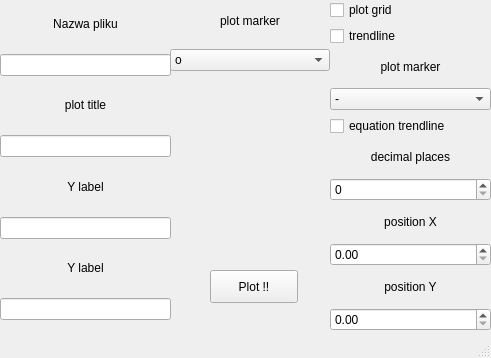
<?xml version="1.0" encoding="UTF-8"?>
<ui version="4.0">
 <class>MainWindow</class>
 <widget class="QMainWindow" name="MainWindow">
  <property name="geometry">
   <rect>
    <x>0</x>
    <y>0</y>
    <width>491</width>
    <height>358</height>
   </rect>
  </property>
  <property name="windowTitle">
   <string>MainWindow</string>
  </property>
  <widget class="QWidget" name="centralwidget">
   <widget class="QWidget" name="gridLayoutWidget">
    <property name="geometry">
     <rect>
      <x>0</x>
      <y>0</y>
      <width>171</width>
      <height>320</height>
     </rect>
    </property>
    <layout class="QGridLayout" name="gridLayout">
     <item row="8" column="0">
      <widget class="QLineEdit" name="lineEdit_2"/>
     </item>
     <item row="7" column="0">
      <widget class="QLabel" name="label_2">
       <property name="text">
        <string>&lt;html&gt;&lt;head/&gt;&lt;body&gt;&lt;p align=&quot;center&quot;&gt;Y label&lt;/p&gt;&lt;/body&gt;&lt;/html&gt;</string>
       </property>
      </widget>
     </item>
     <item row="4" column="0">
      <widget class="QLabel" name="label_7">
       <property name="text">
        <string>&lt;html&gt;&lt;head/&gt;&lt;body&gt;&lt;p align=&quot;center&quot;&gt;plot title&lt;/p&gt;&lt;/body&gt;&lt;/html&gt;</string>
       </property>
      </widget>
     </item>
     <item row="11" column="0">
      <widget class="QLineEdit" name="lineEdit_3"/>
     </item>
     <item row="5" column="0">
      <widget class="QLineEdit" name="lineEdit_4"/>
     </item>
     <item row="3" column="0">
      <widget class="QLineEdit" name="lineEdit"/>
     </item>
     <item row="10" column="0">
      <widget class="QLabel" name="label_3">
       <property name="text">
        <string>&lt;html&gt;&lt;head/&gt;&lt;body&gt;&lt;p align=&quot;center&quot;&gt;Y label&lt;/p&gt;&lt;/body&gt;&lt;/html&gt;</string>
       </property>
      </widget>
     </item>
     <item row="2" column="0">
      <widget class="QLabel" name="label">
       <property name="text">
        <string>&lt;html&gt;&lt;head/&gt;&lt;body&gt;&lt;p align=&quot;center&quot;&gt;Nazwa pliku&lt;/p&gt;&lt;/body&gt;&lt;/html&gt;</string>
       </property>
      </widget>
     </item>
    </layout>
   </widget>
   <widget class="QWidget" name="verticalLayoutWidget">
    <property name="geometry">
     <rect>
      <x>330</x>
      <y>0</y>
      <width>161</width>
      <height>331</height>
     </rect>
    </property>
    <layout class="QVBoxLayout" name="verticalLayout">
     <item>
      <widget class="QCheckBox" name="checkBox_2">
       <property name="text">
        <string>plot grid</string>
       </property>
      </widget>
     </item>
     <item>
      <widget class="QCheckBox" name="checkBox">
       <property name="text">
        <string>trendline</string>
       </property>
      </widget>
     </item>
     <item>
      <widget class="QLabel" name="label_9">
       <property name="text">
        <string>&lt;html&gt;&lt;head/&gt;&lt;body&gt;&lt;p align=&quot;center&quot;&gt;plot marker&lt;/p&gt;&lt;/body&gt;&lt;/html&gt;</string>
       </property>
      </widget>
     </item>
     <item>
      <widget class="QComboBox" name="comboBox_2">
       <item>
        <property name="text">
         <string>-</string>
        </property>
       </item>
       <item>
        <property name="text">
         <string>--</string>
        </property>
       </item>
       <item>
        <property name="text">
         <string>-.</string>
        </property>
       </item>
       <item>
        <property name="text">
         <string>:</string>
        </property>
       </item>
      </widget>
     </item>
     <item>
      <widget class="QCheckBox" name="checkBox_3">
       <property name="text">
        <string>equation trendline</string>
       </property>
      </widget>
     </item>
     <item>
      <widget class="QLabel" name="label_6">
       <property name="text">
        <string>&lt;html&gt;&lt;head/&gt;&lt;body&gt;&lt;p align=&quot;center&quot;&gt;decimal places&lt;/p&gt;&lt;/body&gt;&lt;/html&gt;</string>
       </property>
      </widget>
     </item>
     <item>
      <widget class="QSpinBox" name="spinBox"/>
     </item>
     <item>
      <widget class="QLabel" name="label_4">
       <property name="text">
        <string>&lt;html&gt;&lt;head/&gt;&lt;body&gt;&lt;p align=&quot;center&quot;&gt;position X&lt;/p&gt;&lt;/body&gt;&lt;/html&gt;</string>
       </property>
      </widget>
     </item>
     <item>
      <widget class="QDoubleSpinBox" name="doubleSpinBox_2"/>
     </item>
     <item>
      <widget class="QLabel" name="label_5">
       <property name="text">
        <string>&lt;html&gt;&lt;head/&gt;&lt;body&gt;&lt;p align=&quot;center&quot;&gt;position Y&lt;/p&gt;&lt;/body&gt;&lt;/html&gt;</string>
       </property>
      </widget>
     </item>
     <item>
      <widget class="QDoubleSpinBox" name="doubleSpinBox"/>
     </item>
    </layout>
   </widget>
   <widget class="QPushButton" name="pushButton">
    <property name="geometry">
     <rect>
      <x>210</x>
      <y>270</y>
      <width>88</width>
      <height>33</height>
     </rect>
    </property>
    <property name="text">
     <string>Plot !!</string>
    </property>
   </widget>
   <widget class="QWidget" name="verticalLayoutWidget_2">
    <property name="geometry">
     <rect>
      <x>170</x>
      <y>0</y>
      <width>160</width>
      <height>71</height>
     </rect>
    </property>
    <layout class="QVBoxLayout" name="verticalLayout_2">
     <item>
      <widget class="QLabel" name="label_8">
       <property name="text">
        <string>&lt;html&gt;&lt;head/&gt;&lt;body&gt;&lt;p align=&quot;center&quot;&gt;plot marker&lt;/p&gt;&lt;/body&gt;&lt;/html&gt;</string>
       </property>
      </widget>
     </item>
     <item>
      <widget class="QComboBox" name="comboBox">
       <item>
        <property name="text">
         <string extracomment="circle marker ">o</string>
        </property>
       </item>
       <item>
        <property name="text">
         <string>.</string>
        </property>
       </item>
       <item>
        <property name="text">
         <string>+</string>
        </property>
       </item>
       <item>
        <property name="text">
         <string>&gt;</string>
        </property>
       </item>
       <item>
        <property name="text">
         <string>&lt;</string>
        </property>
       </item>
       <item>
        <property name="text">
         <string>h</string>
        </property>
       </item>
       <item>
        <property name="text">
         <string>d</string>
        </property>
       </item>
       <item>
        <property name="text">
         <string>s</string>
        </property>
       </item>
      </widget>
     </item>
    </layout>
   </widget>
  </widget>
  <widget class="QStatusBar" name="statusbar"/>
 </widget>
 <resources/>
 <connections/>
</ui>
